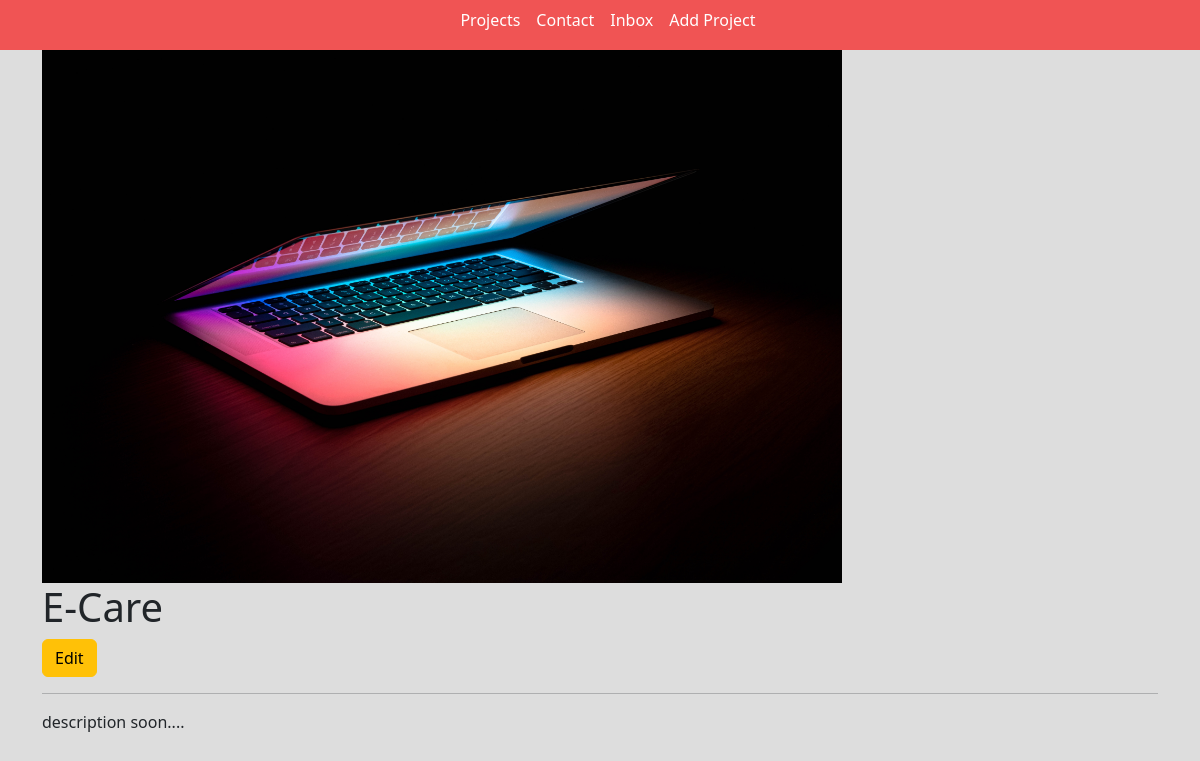
The page /project/37c08a26-a6ff-43d1-b2ef-c41d3ce3e661/ (signed in) on the database its author committed.
### base/models.py (models this page shows, shortened)
class Project(models.Model):
    title = models.CharField(max_length=200)
    thumbnail = models.ImageField(null=True)
    body = RichTextUploadingField()
    slug = models.SlugField(null=True, blank=True)
    created = models.DateTimeField(auto_now_add=True)
    id = models.UUIDField(default=uuid.uuid4, unique=True, primary_key=True, editable=False)

### base/views.py (the view)
# urls.py: path('project/<str:pk>/', views.projectPage, name="project"),
def projectPage(request, pk):
    project = Project.objects.get(id=pk)
    context = {'project':project}
    return render(request, 'base/project.html', context)

### base/templates/base/project.html
{% extends 'base/main.html' %}
{% load static %}
{% block content %}
<div class="container">
    <img class="project--image" src="{{project.thumbnail.url}}">
    <h1>{{project.title}}</h1>
    <a class="btn btn-warning" href="{% url 'edit-project' project.id %}">Edit</a>
    <hr>
    <p>{{project.body|safe}}</p>
</div>
{% endblock content%}

### static/styles/main.css (style rules this page uses)
body { background-color: #DDDDDD; }
.project--image { max-width: 800px; }

### rows shown on the page
Project: thumbnail (picture), title "E-Care", body "description soon...."
